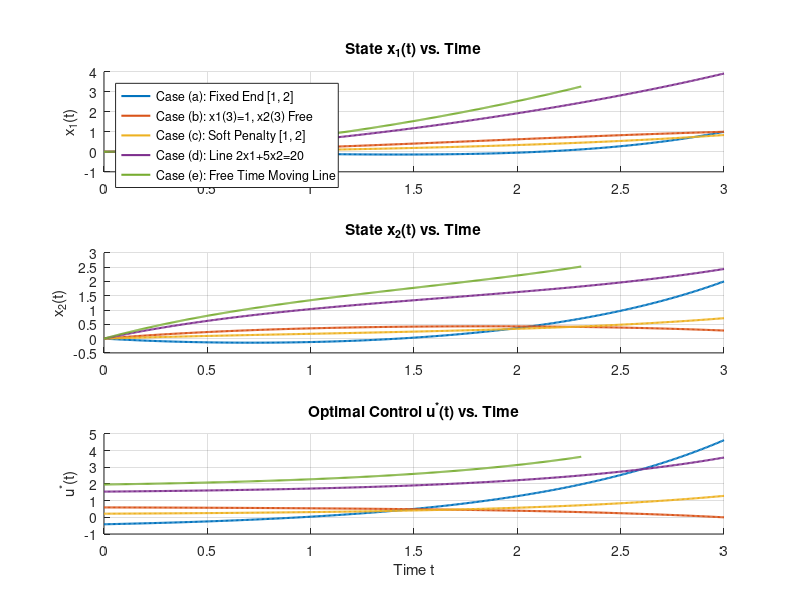
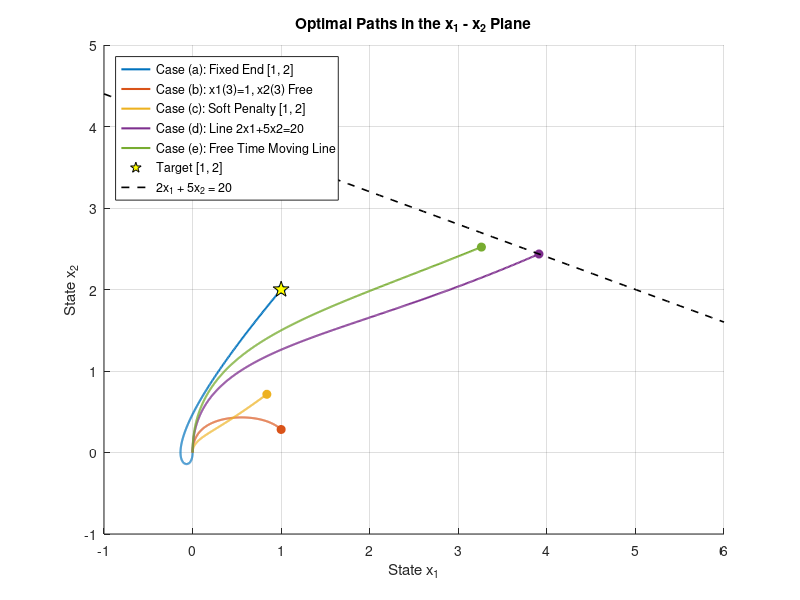
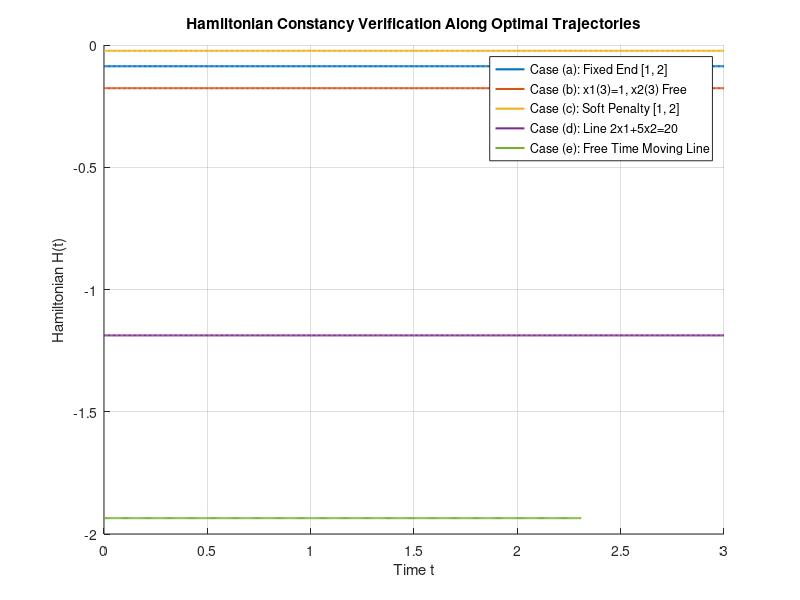

Write the MATLAB code that produced these figures, in order.
function problem4_plots_and_verification()
    clear; clc; close all;

    % Define integration constants [c1, c2] and final times tf for Cases (a)-(e)
    cases = {
        'Case (a): Fixed End [1, 2]',       [ 0.681091, -0.264246], 3.0;
        'Case (b): x1(3)=1, x2(3) Free',    [-0.625651,  0.031149], 3.0;
        'Case (c): Soft Penalty [1, 2]',    [-0.161458, -0.055978], 3.0;
        'Case (d): Line 2x1+5x2=20',        [-1.434134, -0.107102], 3.0;
        'Case (e): Free Time Moving Line',  [-1.783920, -0.183392], 2.309045
    };

    num_cases = size(cases, 1);

    % Figures for Sub-part (c) and (d)
    fig_time = figure('Name', 'Sub-part (c): Trajectories vs. Time', 'Position', [100, 100, 1000, 700]);
    fig_phase = figure('Name', 'Sub-part (c): Phase Plane (x1 vs x2)', 'Position', [150, 150, 700, 600]);
    fig_ham = figure('Name', 'Sub-part (d): Hamiltonian Verification', 'Position', [200, 200, 800, 400]);

    colors = lines(num_cases);

    fprintf('========================================================================\n');
    fprintf('PROBLEM 4: BOUNDARY CHECKS, HAMILTONIAN & OPTIMAL COSTS\n');
    fprintf('========================================================================\n');

    for k = 1:num_cases
        label = cases{k, 1};
        c1 = cases{k, 2}(1);
        c2 = cases{k, 2}(2);
        tf = cases{k, 3};

        t = linspace(0, tf, 500);

        % Analytical expressions
        lam1 = c1 * ones(size(t));
        lam2 = c1 + c2 * exp(t);
        u    = -lam2;
        x1   = c1 * (1 - t - exp(-t)) + c2 * (1 - cosh(t));
        x2   = -c1 * (1 - exp(-t)) - c2 * sinh(t);

        % Hamiltonian: H = 0.5*u^2 + lam1*x2 + lam2*(-x2 + u)
        H = 0.5 * (u.^2) + lam1 .* x2 + lam2 .* (-x2 + u);

        % Optimal Cost: J = 0.5 * int_0^tf u^2 dt
        J_opt = 0.5 * trapz(t, u.^2);

        % Print Verification Summary
        fprintf('\n%s (tf = %.4f)\n', label, tf);
        fprintf('  Terminal State: x1(tf) = %.4f, x2(tf) = %.4f\n', x1(end), x2(end));
        fprintf('  Hamiltonian H:  Mean = %.6f (Max deviation = %.2e)\n', mean(H), max(abs(H - mean(H))));
        fprintf('  Optimal Cost J: %.6f\n', J_opt);

        % ---------------------------------------------------------
        % Sub-part (c): Plot Trajectories vs. Time
        % ---------------------------------------------------------
        figure(fig_time);
        subplot(3, 1, 1); hold on;
        plot(t, x1, 'Color', colors(k,:), 'LineWidth', 1.5, 'DisplayName', label);
        ylabel('x_1(t)'); title('State x_1(t) vs. Time'); grid on;

        subplot(3, 1, 2); hold on;
        plot(t, x2, 'Color', colors(k,:), 'LineWidth', 1.5, 'DisplayName', label);
        ylabel('x_2(t)'); title('State x_2(t) vs. Time'); grid on;

        subplot(3, 1, 3); hold on;
        plot(t, u, 'Color', colors(k,:), 'LineWidth', 1.5, 'DisplayName', label);
        xlabel('Time t'); ylabel('u^*(t)'); title('Optimal Control u^*(t) vs. Time'); grid on;

        % ---------------------------------------------------------
        % Sub-part (c): Plot Phase Plane (x1 - x2)
        % ---------------------------------------------------------
        figure(fig_phase); hold on;
        plot(x1, x2, 'Color', colors(k,:), 'LineWidth', 1.5, 'DisplayName', label);
        plot(x1(end), x2(end), 'o', 'Color', colors(k,:), 'MarkerFaceColor', colors(k,:), 'HandleVisibility', 'off');

        % ---------------------------------------------------------
        % Sub-part (d): Plot Hamiltonian vs. Time
        % ---------------------------------------------------------
        figure(fig_ham); hold on;
        plot(t, H, 'Color', colors(k,:), 'LineWidth', 1.5, 'DisplayName', label);
    end

    % Finalize Time Plots formatting
    figure(fig_time);
    subplot(3, 1, 1); legend('Location', 'northwest');

    % Finalize Phase Plane formatting with target constraints
    figure(fig_phase);
    plot(1, 2, 'kp', 'MarkerSize', 12, 'MarkerFaceColor', 'y', 'DisplayName', 'Target [1, 2]');
    x1_line = linspace(-1, 6, 100);
    plot(x1_line, (20 - 2*x1_line)/5, 'k--', 'LineWidth', 1.2, 'DisplayName', '2x_1 + 5x_2 = 20');
    xlabel('State x_1'); ylabel('State x_2');
    title('Optimal Paths in the x_1 - x_2 Plane');
    legend('Location', 'northwest'); grid on;

    % Finalize Hamiltonian Plot formatting
    figure(fig_ham);
    xlabel('Time t'); ylabel('Hamiltonian H(t)');
    title('Hamiltonian Constancy Verification Along Optimal Trajectories');
    legend('Location', 'best'); grid on;
end
